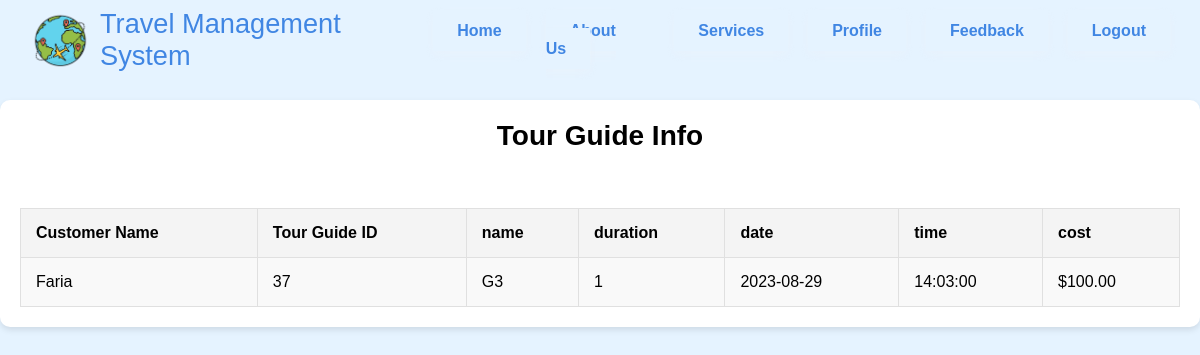
/customer_view_tg.php (signed in), run on the app's committed database.
### tables this page shows
CREATE TABLE `tour_guide` (
  `id` int(11) NOT NULL,
  `customer_name` varchar(255) NOT NULL,
  `name` varchar(255) NOT NULL,
  `duration` int(11) NOT NULL,
  `date` date NOT NULL,
  `time` time NOT NULL,
  `cost` varchar(20) DEFAULT NULL
);

### customer_view_tg.php (the view, shortened to what this page needs)
<?php
    $host = "localhost";
    $user = "root";
    $password = "";
    $db = "cse470";
    $data= mysqli_connect($host,$user,$password,$db);
    $sql = "SELECT * FROM tour_guide WHERE customer_name = '{$_SESSION['username']}'";
    $result = mysqli_query($data,$sql);
?>
<!DOCTYPE html>
<html>
<head>
</head>
<header>
        <?php
include "navbar.php"
?>
    </header>
<body>
	<div class="content">
        <center>
		<h1>Tour Guide Info </h1>
    <br><br>
        <table border="1px">
            <tr>
                <th class = "table_th">Customer Name</th>
                <th class = "table_th">Tour Guide ID</th>
                <th class = "table_th">name</th>
                <th class = "table_th">duration</th>
                <th class = "table_th">date</th>
                <th class = "table_th">time</th>
                <th class = "table_th">cost</th>
            </tr>
            <?php
            while($info =$result->fetch_assoc())
            {
            ?>
            <tr>
                <td class = "table_td">
                    <?php echo"{$info['customer_name']}"; ?>
                </td>
                <td class = "table_td">
                    <?php echo"{$info['id']}"; ?>
                </td>
                <td class = "table_td">
                    <?php echo"{$info['name']}"; ?>
                </td>
                <td class = "table_td">
                    <?php echo"{$info['duration']}"; ?>
                </td>
                <td class = "table_td">
                    <?php echo"{$info['date']}"; ?>
                </td>
                <td class = "table_td">
                    <?php echo"{$info['time']}"; ?>
                </td>
                <td class = "table_td">
                    <?php echo"{$info['cost']}"; ?>
                </td>
            </tr>
            <?php
            }
            ?>
        </table>
        </center>

### navbar.css (style rules this page uses)
* { margin: 0; padding: 0; }
body { font-family: 'Montserrat', sans-serif; background-color: #e5f3ff; }

### customer_view_tg.php (style rules this page uses)
.content { max-width: 1200px; margin: 20px auto; padding: 20px; background-color: #fff; border-radius: 10px; box-shadow: 0px 3px 6px rgba(0, 0, 0, 0.1); }
h1 { font-size: 28px; margin-bottom: 20px; }
table { width: 100%; border-collapse: collapse; border: 1px solid #e0e0e0; }
th, td { padding: 15px; text-align: left; }
th { background-color: #f4f4f4; font-weight: bold; }
tr:nth-child(even) { background-color: #f9f9f9; }

### data on the page
tour_guide: customer_name "Faria", id "37", name "G3", duration "1", date "2023-08-29", time "14:03:00", cost "$100.00"
